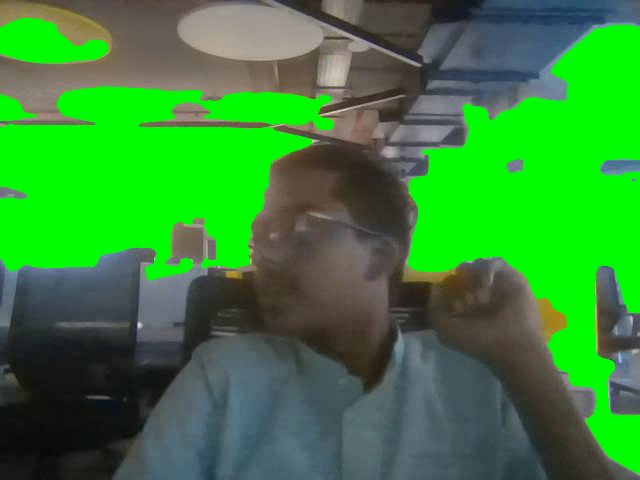
#> input picture frame 47 of machine learning/task1_c/results/realtime_background_removed.mp4, 640 x 480 px, given in place of the camera
$ python BackCutLive.py
#> lines starting #> are read from the running program, lines starting #| are printed output that depends on the picture; after the words box and inside, x2 and y2 are one past the last pixel; in counts of white or black regions, pixels touching at a corner belong together
#> further down, frame is the input picture: shape (480, 640, 3); mean B, G, R 55.9, 135.4, 55.3
import cv2
import numpy as np

#WebCam
capture = cv2.VideoCapture(0)
fourcc = getattr(cv2, 'VideoWriter_fourcc')(*'mp4v')
video = cv2.VideoWriter('results/realtime_background_removed.mp4', fourcc, 10.0, (640, 480))

#Function to Remove Background
def remove_background(img, bg_color):

    #Background
#> called with bg_color = (0, 255, 0)
    bg = np.zeros_like(img)
    bg[:] = bg_color

    #Grayscale
    gray = cv2.cvtColor(img, cv2.COLOR_BGR2GRAY)
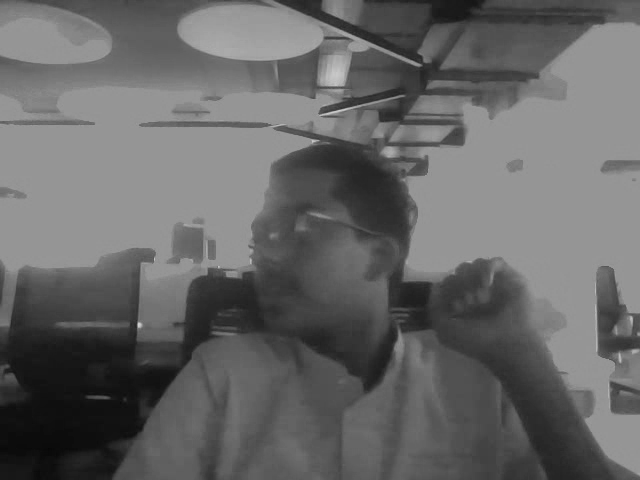
#> gray: shape (480, 640); min 5, max 209, mean 102.4
    gray = cv2.copyMakeBorder(gray, 10, 10, 10, 10, cv2.BORDER_REFLECT)
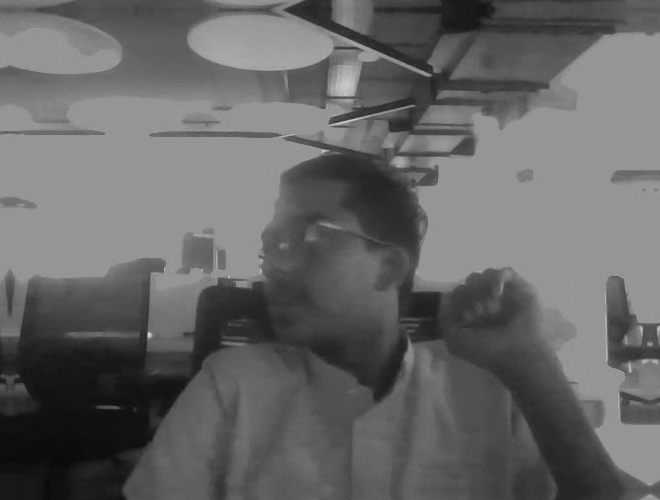
#> gray: shape (500, 660); min 5, max 209, mean 101.7

    #Gaussian Blur
    blurred = cv2.GaussianBlur(gray, (19, 19), 3)

    _, thresh = cv2.threshold(blurred, 0, 255, cv2.THRESH_BINARY + cv2.THRESH_OTSU)
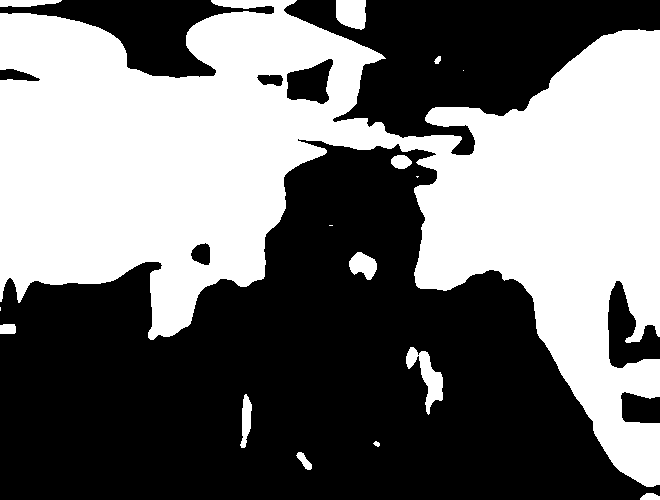
#> thresh: shape (500, 660); 44.8% white; 16 white regions (4 under 20 px), largest, box (x1, y1, x2, y2) and area: (0, 0, 660, 487) 143974, (406, 347, 443, 415) 968, (336, 0, 366, 30) 780


    masker = thresh.copy()

    #Canny Edge Detection
    edges = cv2.Canny(masker, 50, 150)
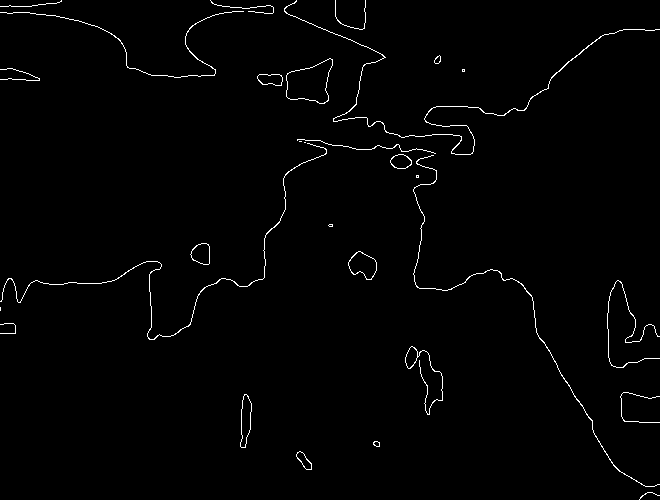
#> edges: shape (500, 660); 1.3% white in thin lines or dots

    #Contours
    contours, hierarchy = cv2.findContours(edges, cv2.RETR_EXTERNAL, cv2.CHAIN_APPROX_SIMPLE)
#> contours = 29 contours, 15 with area under 20; largest, box (x1, y1, x2, y2) and area: (286, 58, 333, 104) 1372, (348, 251, 377, 280) 518, (240, 394, 252, 448) 394, (190, 243, 210, 265) 311, (390, 154, 412, 169) 228
    cv2.drawContours(masker, contours, -1, (0, 255, 0), -1)
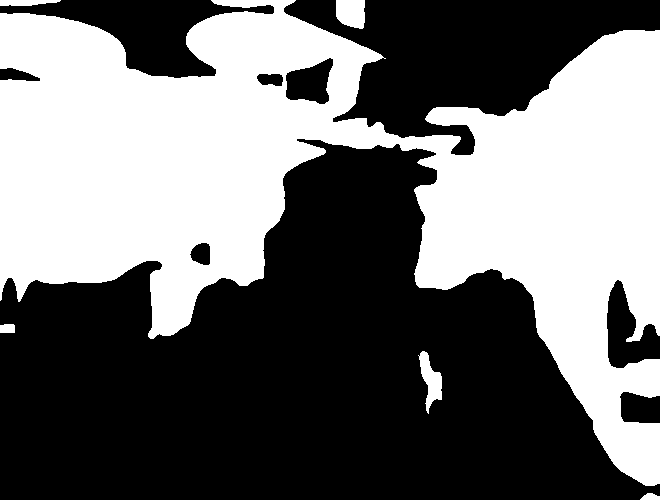
#> masker: shape (500, 660); 43.7% white; 6 white regions, box (x1, y1, x2, y2) and area: (0, 0, 660, 486) 142364, (336, 0, 365, 29) 734, (418, 351, 442, 414) 710, (0, 0, 61, 6) 292, (0, 324, 15, 333) 130, (640, 493, 660, 500) 102

    #Masking
    mask_inv = masker[10:-10, 10:-10]
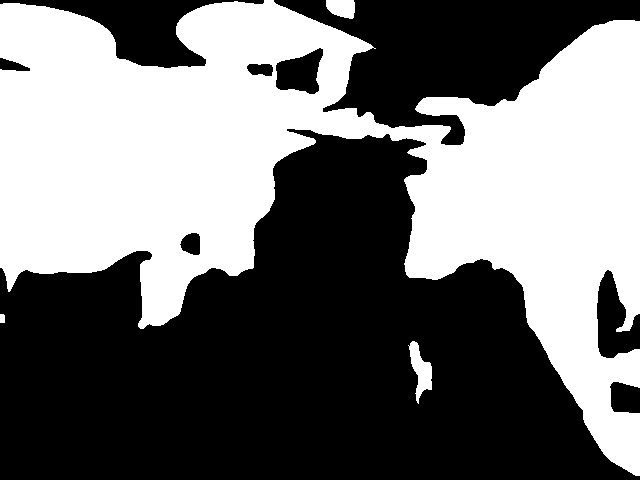
#> mask_inv: shape (480, 640); 44.4% white; 4 white regions, box (x1, y1, x2, y2) and area: (0, 0, 640, 476) 135215, (408, 341, 432, 404) 710, (326, 0, 355, 19) 446, (0, 314, 5, 323) 44
    mask = cv2.bitwise_not(mask_inv)

    mask_3ch = cv2.merge([mask, mask, mask])
    background = np.full_like(img, bg_color)
    out = np.where(mask_3ch == 255, img, background)
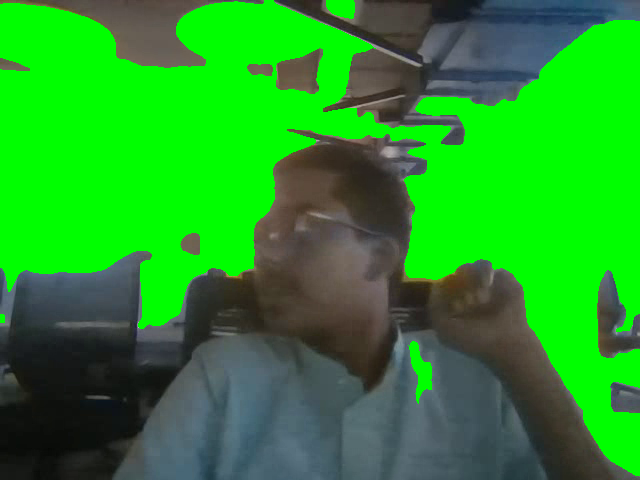
#> out: shape (480, 640, 3); mean of channels 0, 1, 2 39.7, 153.1, 37.2; drawn as B, G, R

    return out

#Capture Loop
while True:
    #Get Frames
    ret, frame = capture.read()
    if not ret:
        print("No Frames")
        break

    new_frame = remove_background(frame, (0, 255, 0))
    video.write(new_frame)
    cv2.imshow("BackCutLive", new_frame)
    cv2.imshow("Video", frame)

    if cv2.waitKey(1) & 0xFF == ord(' '):
#> (key Esc is pressed here)
        break

capture.release()
video.release()

#Destroy All OpenCV Windows
cv2.destroyAllWindows()

$ run again, starting later in the video
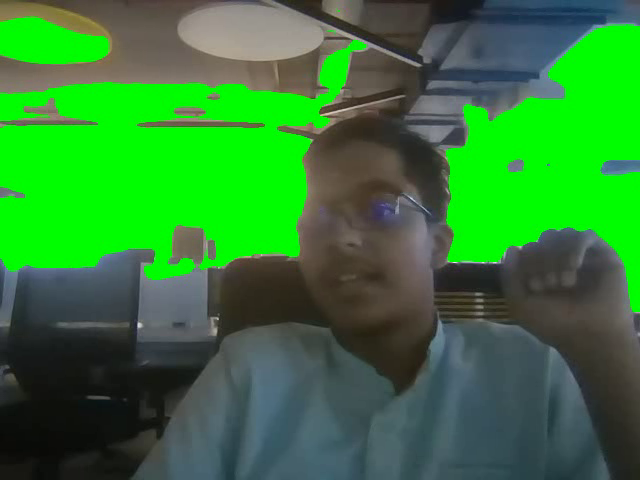
#> input picture frame 212 of machine learning/task1_c/results/realtime_background_removed.mp4, 640 x 480 px, given in place of the camera
#> frame is the input picture: shape (480, 640, 3); mean B, G, R 53.6, 126.5, 50.9
#> in remove_background, `_, thresh = cv2.threshold(blurred, 0, 255, cv2.THRESH_BINARY + cv2.THR..`:
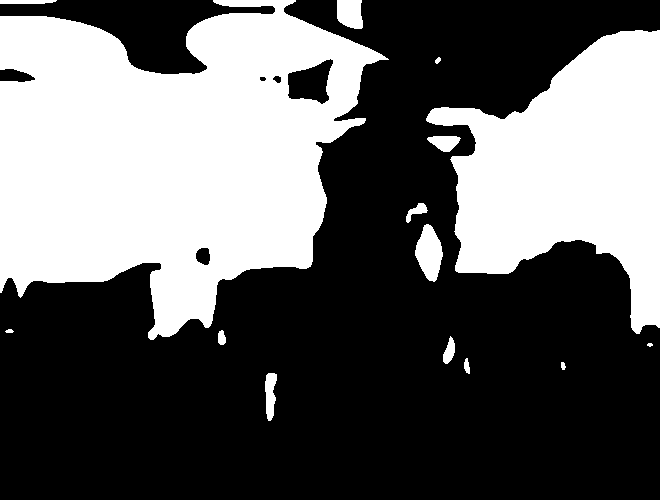
#> thresh: shape (500, 660); 38.7% white; 15 white regions (1 under 20 px), largest, box (x1, y1, x2, y2) and area: (0, 0, 389, 340) 84626, (426, 30, 660, 334) 39752, (415, 224, 443, 282) 1064
#> edges: shape (500, 660); 0.99% white in thin lines or dots, all inside (x1, y1, x2, y2) = (0, 0, 660, 421)
#> contours = 22 contours, 6 with area under 20; largest, box (x1, y1, x2, y2) and area: (287, 59, 333, 104) 1292, (414, 223, 443, 282) 1060, (264, 372, 277, 421) 420, (427, 135, 461, 152) 380, (442, 336, 455, 364) 207
#> masker: shape (500, 660); 37.5% white; 4 white regions, box (x1, y1, x2, y2) and area: (0, 0, 389, 339) 83750, (426, 30, 660, 333) 39389, (337, 0, 362, 28) 609, (0, 0, 56, 3) 156
#> mask_inv: shape (480, 640); 38.3% white; 3 white regions, box (x1, y1, x2, y2) and area: (0, 0, 379, 329) 80728, (416, 20, 640, 323) 36450, (327, 0, 352, 18) 375
#> in remove_background, `out = np.where(mask_3ch == 255, img, background)`:
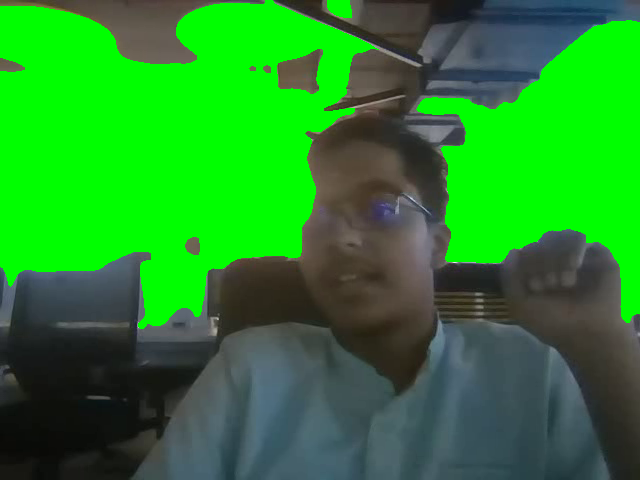
#> out: shape (480, 640, 3); mean of channels 0, 1, 2 42.2, 139.9, 38.2; drawn as B, G, R

$ run again, starting later in the video
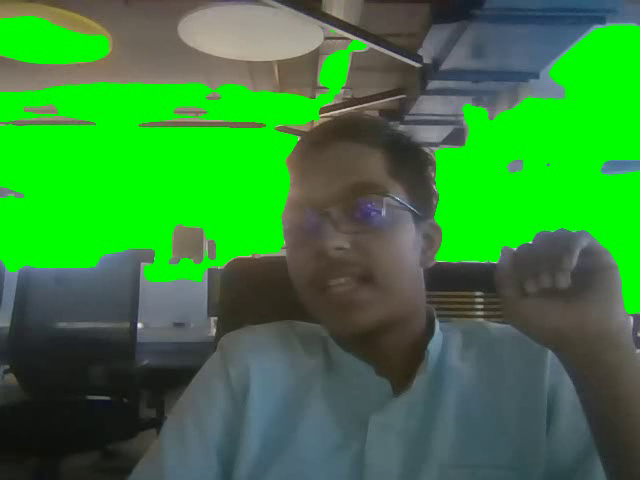
#> input picture frame 377 of machine learning/task1_c/results/realtime_background_removed.mp4, 640 x 480 px, given in place of the camera
#> frame is the input picture: shape (480, 640, 3); mean B, G, R 58.3, 131.3, 55.9
#> in remove_background, `_, thresh = cv2.threshold(blurred, 0, 255, cv2.THRESH_BINARY + cv2.THR..`:
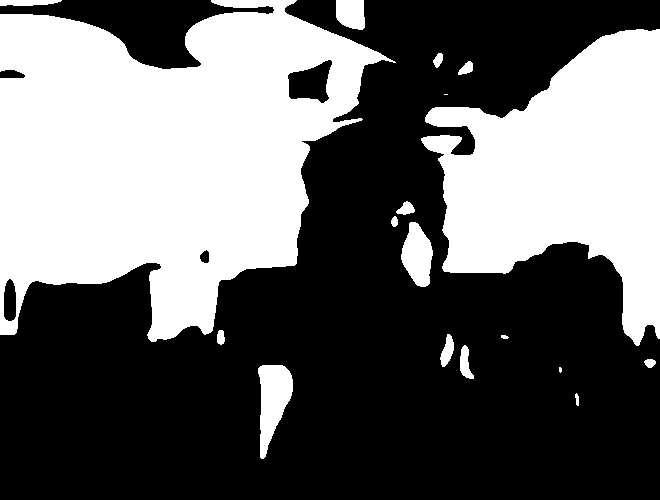
#> thresh: shape (500, 660); 40.4% white; 18 white regions (2 under 20 px), largest, box (x1, y1, x2, y2) and area: (0, 0, 396, 342) 84654, (421, 29, 660, 346) 43051, (258, 365, 293, 459) 2007
#> edges: shape (500, 660); 1.1% white in thin lines or dots
#> contours = 27 contours, 8 with area under 20; largest, box (x1, y1, x2, y2) and area: (257, 364, 293, 459) 2042, (400, 221, 433, 287) 1415, (287, 59, 332, 103) 1219, (3, 279, 16, 321) 431, (459, 345, 474, 379) 278
#> masker: shape (500, 660); 38.6% white; 4 white regions, box (x1, y1, x2, y2) and area: (0, 0, 396, 341) 83758, (421, 29, 660, 345) 42622, (336, 0, 364, 29) 709, (0, 0, 61, 5) 254
#> mask_inv: shape (480, 640); 39.2% white; 3 white regions, box (x1, y1, x2, y2) and area: (0, 0, 386, 331) 80359, (411, 19, 640, 335) 39618, (326, 0, 354, 19) 439
#> in remove_background, `out = np.where(mask_3ch == 255, img, background)`:
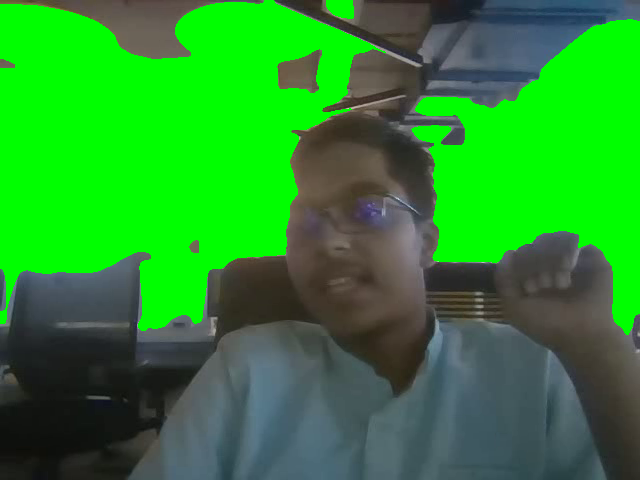
#> out: shape (480, 640, 3); mean of channels 0, 1, 2 45.3, 145.2, 41.5; drawn as B, G, R
